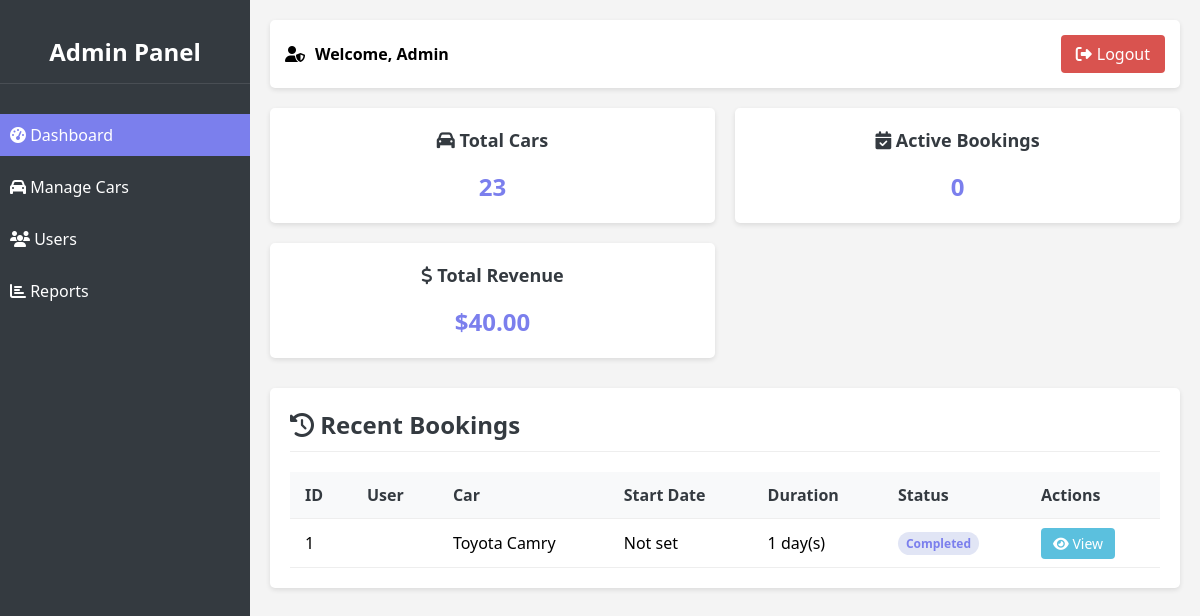
Screenshot of /admin.php (signed in) with the database file from the repository.
### tables this page shows
CREATE TABLE `renting` (
  `Rid` int(11) NOT NULL,
  `booking_ref` varchar(12) DEFAULT NULL,
  `user_id` int(11) NOT NULL,
  `license_no` varchar(20) NOT NULL,
  `Sdate` date NOT NULL,
  `Nodays` int(11) NOT NULL,
  `actual_return_date` datetime DEFAULT NULL,
  `return_processed_date` datetime DEFAULT NULL,
  `Noweeks` int(11) DEFAULT 0,
  `total_price` decimal(10,2) NOT NULL,
  `additional_charges` decimal(10,2) DEFAULT 0.00,
  `damage_report` text DEFAULT NULL,
  `fuel_level_on_return` enum('full','3/4','1/2','1/4','empty') DEFAULT NULL,
  `damage_severity` enum('none','minor','moderate','major','severe') DEFAULT NULL,
  `Rtype` enum('Daily','Weekly','Monthly') NOT NULL,
  `payment_method` varchar(50) DEFAULT NULL,
  `status` enum('active','completed','cancelled') DEFAULT 'active',
  `created_at` timestamp NOT NULL DEFAULT current_timestamp(),
  `updated_at` timestamp NOT NULL DEFAULT current_timestamp() ON UPDATE current_timestamp(),
  `Ctype` enum('Compact','Medium','Large','SUV','Van','Truck') NOT NULL,
  `payment_status` enum('pending','partial','paid') DEFAULT 'pending',
  `amount_paid` decimal(10,2) DEFAULT 0.00
);

CREATE TABLE `cars` (
  `id` int(11) NOT NULL,
  `license_no` varchar(20) NOT NULL,
  `model` varchar(50) NOT NULL,
  `year` int(4) NOT NULL,
  `ctype` enum('Compact','Medium','Large','SUV','Van','Truck') NOT NULL,
  `is_available` enum('available','unavailable') NOT NULL DEFAULT 'available',
  `created_at` timestamp NOT NULL DEFAULT current_timestamp()
);

### admin.php (the view, shortened to what this page needs)
<?php
include "connect.php";
$table_check = mysqli_query($connect, "SHOW TABLES LIKE 'renting'");
if (mysqli_num_rows($table_check) == 0) {
    echo "<script>alert('Error: The renting table does not exist. Please create it in the database.');</script>";
} else {
    $totalCars = mysqli_fetch_assoc(mysqli_query($connect, "SELECT COUNT(*) AS count FROM cars"))['count'] ?? 0;
    $activeBookingsQuery = mysqli_query($connect, "SELECT COUNT(*) AS count FROM renting WHERE status = 'active'");
    $activeBookings = ($activeBookingsQuery) ? mysqli_fetch_assoc($activeBookingsQuery)['count'] : 0;
    $totalRevenueQuery = mysqli_query($connect, "SELECT SUM(total_price) AS total FROM renting WHERE status = 'completed'");
    $totalRevenue = ($totalRevenueQuery) ? mysqli_fetch_assoc($totalRevenueQuery)['total'] : 0;
}
?>
<!DOCTYPE html>
<html lang="en">
<head>
    <link rel="stylesheet" href="admin.css">
    <link rel="stylesheet" href="https://cdnjs.cloudflare.com/ajax/libs/font-awesome/6.4.0/css/all.min.css">
</head>
<body>
    <div class="admin-container">
        <div class="sidebar">
            <div class="logo">Admin Panel</div>
            <nav>
                <ul>
                    <li><a href="admin.php" class="active"><i class="fas fa-tachometer-alt"></i> Dashboard</a></li>
                    <li><a href="cars.php"><i class="fas fa-car"></i> Manage Cars</a></li>
                    <li><a href="viewuser.php"><i class="fas fa-users"></i> Users</a></li>
                    <li><a href="report0.php"><i class="fas fa-chart-bar"></i> Reports</a></li>
                </ul>
            </nav>
        </div>
        <div class="main-content">
            <div class="admin-header">
                <div class="admin-info">
                    <i class="fas fa-user-shield"></i>
                    <span class="admin-name">Welcome, <?php echo htmlspecialchars($_SESSION['username'] ?? 'Admin'); ?></span>
                </div>
                <a href="admin_logout.php" class="logout-btn">
                    <i class="fas fa-sign-out-alt"></i>
                    Logout
                </a>
            </div>
            <div class="stats-container">
                <div class="stat-card">
                    <h3><i class="fas fa-car"></i> Total Cars</h3>
                    <p><?php echo htmlspecialchars($totalCars); ?></p>
                </div>
                <div class="stat-card">
                    <h3><i class="fas fa-calendar-check"></i> Active Bookings</h3>
                    <p><?php echo htmlspecialchars($activeBookings); ?></p>
                </div>
                <div class="stat-card">
                    <h3><i class="fas fa-dollar-sign"></i> Total Revenue</h3>
                    <p>$<?php echo number_format((float)$totalRevenue, 2); ?></p>
                </div>
            </div>
            <div class="recent-bookings">
                <h2><i class="fas fa-history"></i> Recent Bookings</h2>
                <table>
                    <thead>
                        <tr>
                            <th>ID</th>
                            <th>User</th>
                            <th>Car</th>
                            <th>Start Date</th>
                            <th>Duration</th>
                            <th>Status</th>
                            <th>Actions</th>
                        </tr>
                    </thead>
                    <tbody>
                        <?php
                        $bookingsQuery = "SELECT
                                r.Rid AS id,
                                CONCAT(u.fname, ' ', u.lname) AS user,
                                cr.model,
                                r.Sdate AS start_date,
                                r.Nodays,
                                r.Noweeks,
                                r.status,
                                r.Rtype,
                                r.payment_method,
                                r.actual_return_date,
                                r.created_at
                        FROM renting r
                        JOIN users u ON r.user_id = u.user_id
                        JOIN cars cr ON r.license_no = cr.license_no
                        ORDER BY r.Rid DESC LIMIT 5";
                        $bookingsResult = mysqli_query($connect, $bookingsQuery);
                        if($bookingsResult && mysqli_num_rows($bookingsResult) > 0) {
                            while ($booking = mysqli_fetch_assoc($bookingsResult)) {
                                $statusClass = '';
                                switch ($booking['status']) {
                                    case 'completed':
                                        $statusClass = 'status-completed';
                                        break;
                                }
                                $startDate = 'Not set';
                                $durationText = '';
                                if ($booking['Nodays'] > 0) {
                                    $durationText .= $booking['Nodays'] . ' day(s)';
                                }
                                ?>
                                <tr>
                                    <td><?php echo htmlspecialchars($booking['id']); ?></td>
                                    <td><?php echo htmlspecialchars($booking['user']); ?></td>
                                    <td><?php echo htmlspecialchars($booking['model']); ?></td>
                                    <td><?php echo $startDate; ?></td>
                                    <td><?php echo $durationText; ?></td>
                                    <td>
                                        <span class="status-badge <?php echo $statusClass; ?>">
                                            <?php echo ucfirst($booking['status']); ?>
                                        </span>
                                    </td>
                                    <td>
                                        <a href="view.php?id=<?php echo $booking['id']; ?>" class="btn btn-view">
                                            <i class="fas fa-eye"></i> View
                                        </a>
                                    </td>
                                </tr>
                                <?php
                            }
                        } else {
                            echo '<tr><td colspan="7">No bookings found</td></tr>';
                        }
                        ?>
                    </tbody>
                </table>
            </div>
        </div>
    </div>
</body>
</html>

### admin.css (style rules this page uses)
.admin-container { display: flex; min-height: 100vh; }
.sidebar { width: 250px; background: #7b7fed; color: white; padding: 20px; }
.sidebar ul { list-style: none; padding: 0; }
.sidebar ul li { margin-bottom: 10px; }
.sidebar ul li a { color: white; text-decoration: none; padding: 10px; display: block; transition: 0.3s; }
.main-content { flex: 1; padding: 20px; background: #f4f4f4; }
.stats-container { display: grid; grid-template-columns: repeat(auto-fit, minmax(250px, 1fr)); gap: 20px; margin-bottom: 30px; }
.stat-card { background: white; padding: 20px; border-radius: 8px; box-shadow: 0 2px 5px rgba(0,0,0,0.1); }
table { width: 100%; border-collapse: collapse; background: white; margin-top: 20px; }
th, td { padding: 12px; text-align: left; border-bottom: 1px solid #ddd; }
th { background: #7b7fed;; color: white; }
.btn { padding: 5px 10px; background: #3498db; color: white; text-decoration: none; border-radius: 4px; }

### admin.php (style rules this page uses)
:root { --primary-color: #7b7fed; --secondary-color: #5bc0de; --danger-color: #d9534f; --success-color: #5cb85c; --warning-color: #f0ad4e; --dark-color: #343a40; --light-color: #f8f9fa; }
body { font-family: 'Segoe UI', Tahoma, Geneva, Verdana, sans-serif; margin: 0; padding: 0; background-color: #f5f5f5; }
.admin-container { display: flex; min-height: 100vh; }
.sidebar { width: 250px; background-color: var(--dark-color); color: white; padding: 20px 0; position: fixed; height: 100%; }
.logo { color: white; font-size: 24px; font-weight: bold; text-align: center; padding: 15px; margin-bottom: 30px; border-bottom: 1px solid rgba(255,255,255,0.1); }
nav ul { list-style: none; padding: 0; margin: 0; }
nav ul li a { display: block; color: white; padding: 12px 20px; text-decoration: none; transition: all 0.3s; }
nav ul li a.active { background-color: var(--primary-color); }
.main-content { margin-left: 250px; flex: 1; padding: 20px; }
.admin-header { display: flex; justify-content: space-between; align-items: center; padding: 15px; background-color: white; border-radius: 5px; box-shadow: 0 2px 5px rgba(0,0,0,0.1); margin-bottom: 20px; }
.logout-btn { background-color: var(--danger-color); color: white; border: none; padding: 8px 15px; border-radius: 4px; cursor: pointer; text-decoration: none; display: flex; align-items: center; gap: 5px; transition: background-color 0.3s; }
.admin-info { display: flex; align-items: center; gap: 10px; }
.admin-name { font-weight: bold; }
.stats-container { display: grid; grid-template-columns: repeat(auto-fit, minmax(300px, 1fr)); gap: 20px; margin-bottom: 30px; }
.stat-card { background-color: white; padding: 20px; border-radius: 5px; box-shadow: 0 2px 5px rgba(0,0,0,0.1); text-align: center; }
.stat-card h3 { margin-top: 0; color: var(--dark-color); font-size: 18px; }
.stat-card p { font-size: 24px; font-weight: bold; margin: 10px 0 0; color: var(--primary-color); }
.recent-bookings { background-color: white; padding: 20px; border-radius: 5px; box-shadow: 0 2px 5px rgba(0,0,0,0.1); }
.recent-bookings h2 { margin-top: 0; color: var(--dark-color); padding-bottom: 10px; border-bottom: 1px solid #eee; }
table { width: 100%; border-collapse: collapse; }
th, td { padding: 12px 15px; text-align: left; border-bottom: 1px solid #eee; }
th { background-color: #f8f9fa; font-weight: 600; color: var(--dark-color); }
.btn { padding: 6px 12px; border-radius: 4px; text-decoration: none; font-size: 14px; transition: all 0.3s; }
.btn-view { background-color: var(--secondary-color); color: white; }
.status-badge { display: inline-block; padding: 3px 8px; border-radius: 20px; font-size: 12px; font-weight: bold; }
.status-completed { background-color: #e1e5f5; color: var(--primary-color); }

### rows the page displays
renting: Rid "1", cars.model "Toyota Camry", startDate "Not set", Nodays "1 day(s)", status "Completed"

### other values shown
$_SESSION['username'] "Admin"
$totalCars "23"
$activeBookings "0"
$totalRevenue "40.00"
